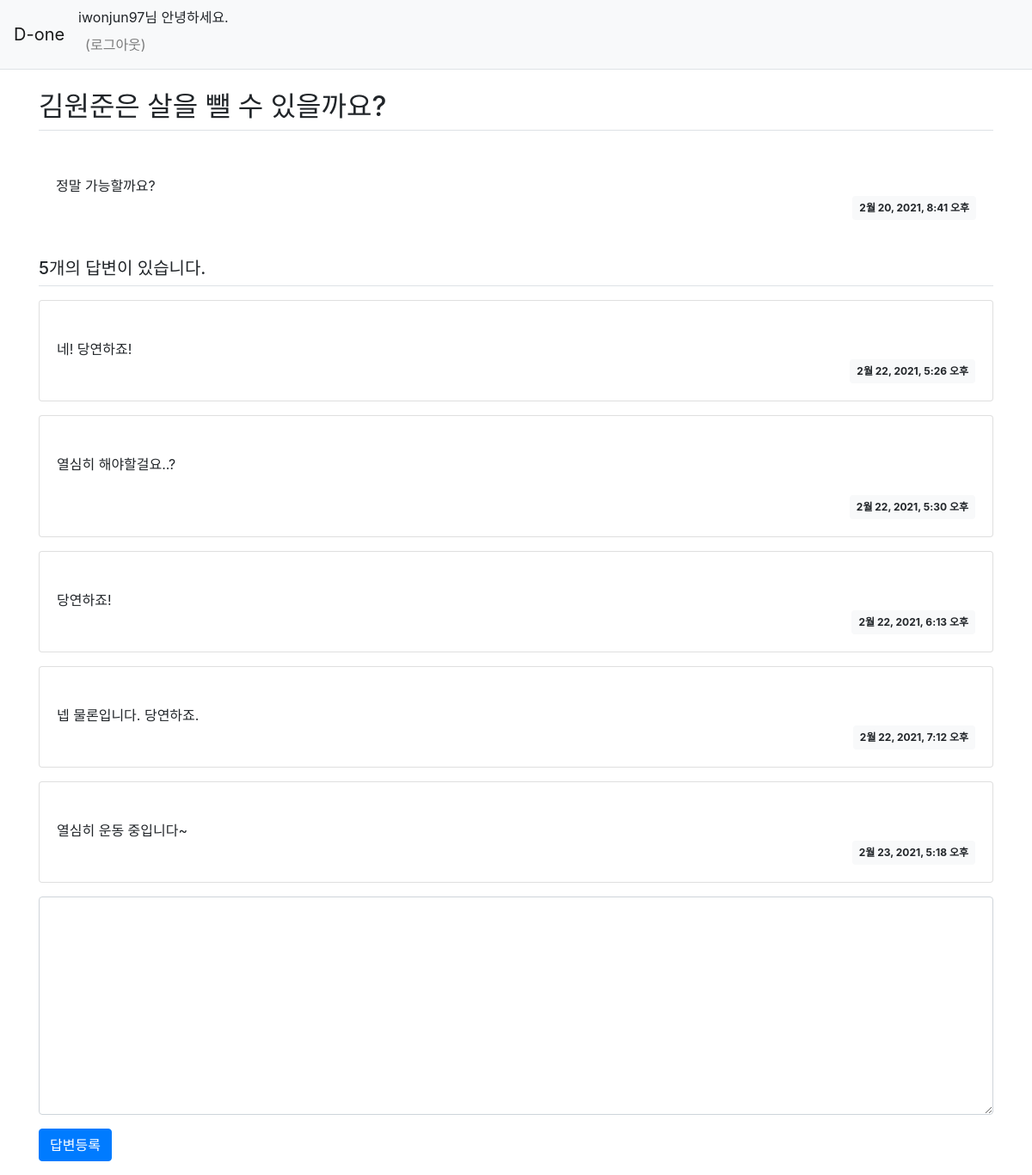
Screenshot of /pybo/4/ (signed in) with the database file from the repository.
### pybo/models.py (models this page shows, shortened)
class Question(models.Model):
    author = models.ForeignKey(User, on_delete=models.CASCADE)
    subject = models.CharField(max_length=200)
    content = models.TextField()
    create_date = models.DateTimeField()

class Answer(models.Model):
    author = models.ForeignKey(User, on_delete=models.CASCADE)
    question = models.ForeignKey(Question, on_delete=models.CASCADE)
    content = models.TextField()
    create_date = models.DateTimeField()

### pybo/views.py (the view)
# urls.py: path('<int:question_id>/', views.detail, name='detail'),
def detail(request, question_id):
    question = get_object_or_404(Question, pk=question_id)
    context = {'question':question}
    return render(request, 'pybo/question_detail.html', context)

### templates/pybo/question_detail.html (shortened to what this page needs)
{% extends 'base.html' %}
{% block content %}
<div class='container my-3'>
    <h2 class='border-bottom py-2'>{{ question.subject}}</h2>
    <div cloass='card my-3'>
        <div class='card-body'>
            <div class='card-text' style='white-space: pre-line;'>
                {{ question.content }}
            </div>
            <div class='d-flex justify-content-end'>
                <div class='badge badge-light p-2'>
                    {{ question.create_date }}
                </div>
            </div>
        </div>
    </div>
    <h5 class='border-bottom my-3 py-2'>
        {{question.answer_set.count}}개의 답변이 있습니다.
    </h5>
    {% for answer in question.answer_set.all %}
    <div class='card my-3'>
        <div class='card-body'>
            <div class='card-text' style='white-space: pre-line;'>
                {{ answer.content }}
            </div>
            <div class='d-flex justify-content-end'>
                <div class='badge badge-light p-2'>
                    {{ answer.create_date }}
                </div>
            </div>
        </div>
    </div>
    {% endfor %}
    <form action="{% url 'pybo:answer_create' question.id %}" method="post" class="my-3">
        <div class="form-group">
            <textarea name="content" id="content" {%if not user.is_authenticated %}disabled{% endif %} class="form-control" rows="10"></textarea>
        </div>
        <input type="submit" value="답변등록" class="btn btn-primary">
    </form>
</div>
{% endblock %}

### templates/navbar.html (shortened to what this page needs)
<nav class="navbar navbar-expand-lg navbar-light bg-light border-bottom">
    <a class="navbar-brand" href="{% url 'pybo:index' %}">D-one</a>
    <div class="collapse navbar-collapse flex-grow-0" id="navbarNav">
        <ul class="navbar-nav">
            <li class="nav-item">
                {% if user.is_authenticated %}
                {{ user.username }}님 안녕하세요. <a class="nav-link" href="{% url 'common:logout' %}">(로그아웃)</a>
                {% else %}
                <a class="nav-link" href="{% url 'common:login' %}">로그인</a>
                {% endif %}
            </li>
        </ul>
    </div>
</nav>

### rows the page displays
Question: subject "김원준은 살을 뺄 수 있을까요?", content "정말 가능할까요?", create_date "2월 20, 2021, 8:41 오후", answer_set.count "5"
Answer: content "네! 당연하죠!", create_date "2월 22, 2021, 5:26 오후"
Answer: content "열심히 해야할걸요..?", create_date "2월 22, 2021, 5:30 오후"
Answer: content "당연하죠!", create_date "2월 22, 2021, 6:13 오후"
Answer: content "넵 물론입니다. 당연하죠.", create_date "2월 22, 2021, 7:12 오후"
Answer: content "열심히 운동 중입니다~", create_date "2월 23, 2021, 5:18 오후"

### other values shown
{{ user.username }} "iwonjun97"
